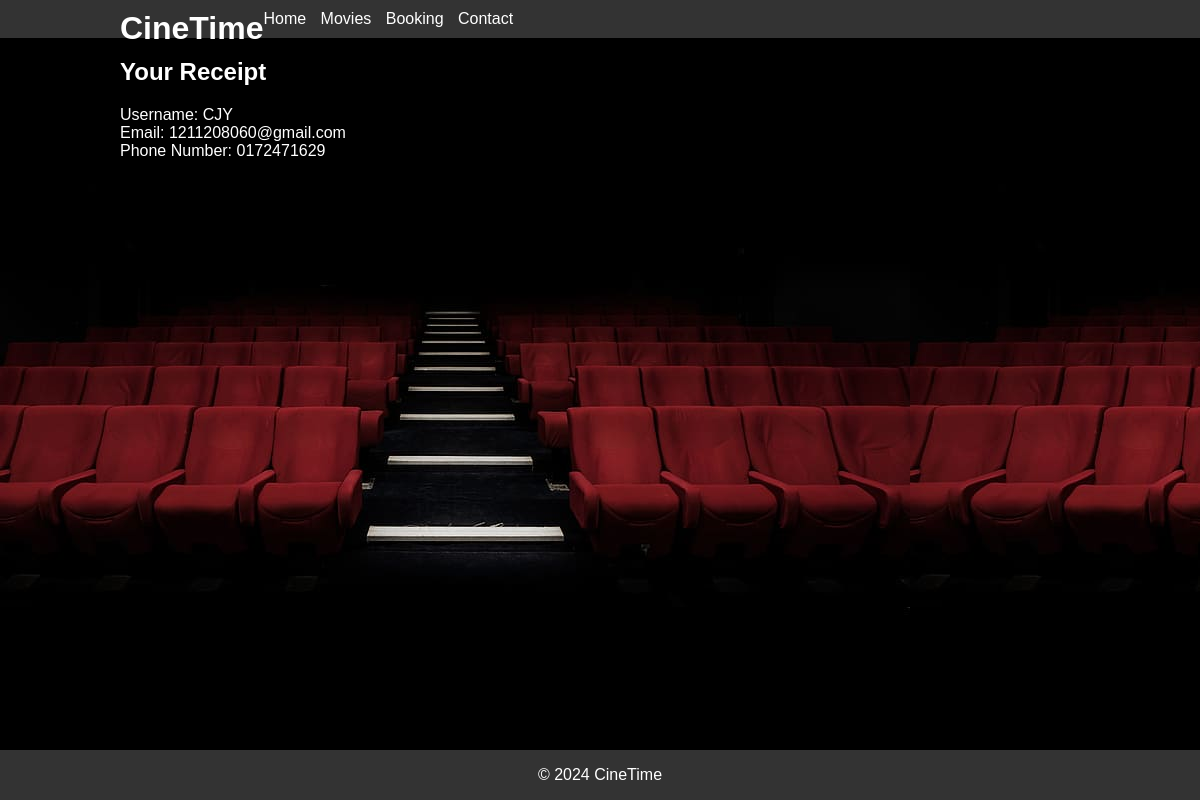
The page /HauTzeChern/receipt.php on the database as committed earlier.
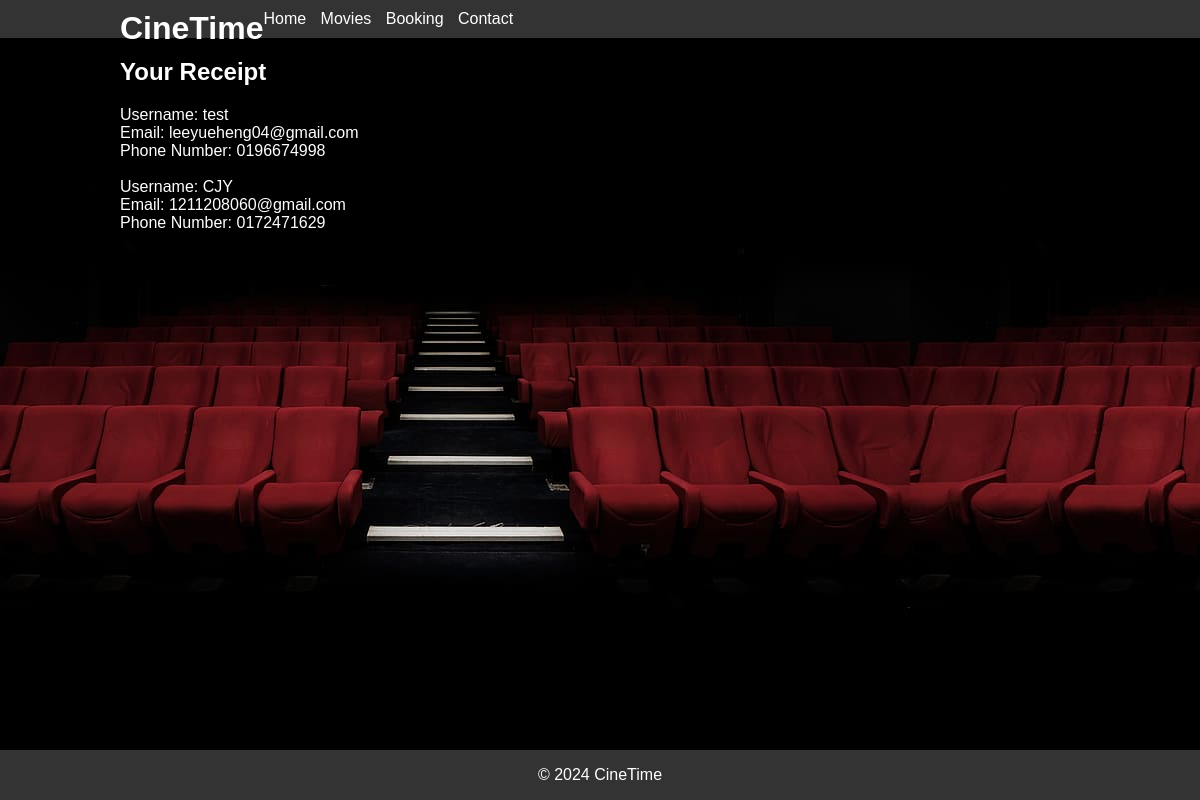
The same page on the database as committed later.
### tables this page shows
CREATE TABLE `user` (
  `user_id` int(10) NOT NULL,
  `username` varchar(255) NOT NULL,
  `password` varchar(255) NOT NULL,
  `first_name` varchar(255) NOT NULL,
  `last_name` varchar(255) NOT NULL,
  `Gender` char(1) NOT NULL,
  `email` varchar(255) DEFAULT NULL,
  `phone_number` varchar(11) NOT NULL
);

### HauTzeChern/connect_user.php (the view, shortened to what this page needs)
<?php
$servername = "localhost";
$dbname = "cinetime";
$conn = new mysqli($servername,'root' , '', $dbname);
$sql = "SELECT * FROM user";
$result = $conn->query($sql);
if ($result->num_rows > 0) {
    while($row = $result->fetch_assoc()) {
        echo '<div class="connection">';
        echo "Username: " . $row["username"]. "<br>";
        echo "Email: " . $row["email"]. "<br>";
        echo "Phone Number: " . $row["phone_number"]. "<br>";
        echo "<br>";
        echo "</div>";
    }
} else {
    echo "0 results";
}
?>

Rows that differ between the two databases and show on the page:
added user: username "test", email "leeyueheng04@gmail.com", phone_number "0196674998"
